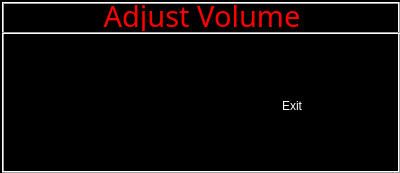
<?xml version="1.0" encoding="UTF-8"?>
<ui version="4.0">
 <class>frmVolume</class>
 <widget class="QDialog" name="frmVolume">
  <property name="geometry">
   <rect>
    <x>0</x>
    <y>0</y>
    <width>400</width>
    <height>173</height>
   </rect>
  </property>
  <property name="palette">
   <palette>
    <active>
     <colorrole role="WindowText">
      <brush brushstyle="SolidPattern">
       <color alpha="255">
        <red>255</red>
        <green>255</green>
        <blue>255</blue>
       </color>
      </brush>
     </colorrole>
     <colorrole role="Text">
      <brush brushstyle="SolidPattern">
       <color alpha="255">
        <red>248</red>
        <green>248</green>
        <blue>248</blue>
       </color>
      </brush>
     </colorrole>
     <colorrole role="ButtonText">
      <brush brushstyle="SolidPattern">
       <color alpha="255">
        <red>255</red>
        <green>255</green>
        <blue>255</blue>
       </color>
      </brush>
     </colorrole>
     <colorrole role="Base">
      <brush brushstyle="SolidPattern">
       <color alpha="255">
        <red>0</red>
        <green>0</green>
        <blue>0</blue>
       </color>
      </brush>
     </colorrole>
     <colorrole role="Window">
      <brush brushstyle="SolidPattern">
       <color alpha="255">
        <red>0</red>
        <green>0</green>
        <blue>0</blue>
       </color>
      </brush>
     </colorrole>
    </active>
    <inactive>
     <colorrole role="WindowText">
      <brush brushstyle="SolidPattern">
       <color alpha="255">
        <red>255</red>
        <green>255</green>
        <blue>255</blue>
       </color>
      </brush>
     </colorrole>
     <colorrole role="Text">
      <brush brushstyle="SolidPattern">
       <color alpha="255">
        <red>248</red>
        <green>248</green>
        <blue>248</blue>
       </color>
      </brush>
     </colorrole>
     <colorrole role="ButtonText">
      <brush brushstyle="SolidPattern">
       <color alpha="255">
        <red>255</red>
        <green>255</green>
        <blue>255</blue>
       </color>
      </brush>
     </colorrole>
     <colorrole role="Base">
      <brush brushstyle="SolidPattern">
       <color alpha="255">
        <red>0</red>
        <green>0</green>
        <blue>0</blue>
       </color>
      </brush>
     </colorrole>
     <colorrole role="Window">
      <brush brushstyle="SolidPattern">
       <color alpha="255">
        <red>0</red>
        <green>0</green>
        <blue>0</blue>
       </color>
      </brush>
     </colorrole>
    </inactive>
    <disabled>
     <colorrole role="WindowText">
      <brush brushstyle="SolidPattern">
       <color alpha="255">
        <red>122</red>
        <green>122</green>
        <blue>122</blue>
       </color>
      </brush>
     </colorrole>
     <colorrole role="Text">
      <brush brushstyle="SolidPattern">
       <color alpha="255">
        <red>122</red>
        <green>122</green>
        <blue>122</blue>
       </color>
      </brush>
     </colorrole>
     <colorrole role="ButtonText">
      <brush brushstyle="SolidPattern">
       <color alpha="255">
        <red>122</red>
        <green>122</green>
        <blue>122</blue>
       </color>
      </brush>
     </colorrole>
     <colorrole role="Base">
      <brush brushstyle="SolidPattern">
       <color alpha="255">
        <red>0</red>
        <green>0</green>
        <blue>0</blue>
       </color>
      </brush>
     </colorrole>
     <colorrole role="Window">
      <brush brushstyle="SolidPattern">
       <color alpha="255">
        <red>0</red>
        <green>0</green>
        <blue>0</blue>
       </color>
      </brush>
     </colorrole>
    </disabled>
   </palette>
  </property>
  <property name="windowTitle">
   <string>Dialog</string>
  </property>
  <widget class="QFrame" name="frame">
   <property name="geometry">
    <rect>
     <x>2</x>
     <y>2</y>
     <width>398</width>
     <height>171</height>
    </rect>
   </property>
   <property name="frameShape">
    <enum>QFrame::Box</enum>
   </property>
   <property name="frameShadow">
    <enum>QFrame::Raised</enum>
   </property>
   <widget class="SKG_Button" name="btnDown">
    <property name="geometry">
     <rect>
      <x>140</x>
      <y>68</y>
      <width>111</width>
      <height>71</height>
     </rect>
    </property>
    <property name="autoFillBackground">
     <bool>true</bool>
    </property>
    <property name="pixmap">
     <pixmap>resources/arrow-bold-down.jpg</pixmap>
    </property>
   </widget>
   <widget class="SKG_Button" name="btnUp">
    <property name="geometry">
     <rect>
      <x>11</x>
      <y>68</y>
      <width>101</width>
      <height>71</height>
     </rect>
    </property>
    <property name="autoFillBackground">
     <bool>true</bool>
    </property>
    <property name="pixmap">
     <pixmap>resources/arrow-bold-up.jpg</pixmap>
    </property>
   </widget>
   <widget class="QLabel" name="lblHeader">
    <property name="geometry">
     <rect>
      <x>0</x>
      <y>-2</y>
      <width>400</width>
      <height>31</height>
     </rect>
    </property>
    <property name="palette">
     <palette>
      <active>
       <colorrole role="WindowText">
        <brush brushstyle="SolidPattern">
         <color alpha="255">
          <red>255</red>
          <green>0</green>
          <blue>0</blue>
         </color>
        </brush>
       </colorrole>
       <colorrole role="Text">
        <brush brushstyle="SolidPattern">
         <color alpha="255">
          <red>255</red>
          <green>0</green>
          <blue>0</blue>
         </color>
        </brush>
       </colorrole>
      </active>
      <inactive>
       <colorrole role="WindowText">
        <brush brushstyle="SolidPattern">
         <color alpha="255">
          <red>255</red>
          <green>0</green>
          <blue>0</blue>
         </color>
        </brush>
       </colorrole>
       <colorrole role="Text">
        <brush brushstyle="SolidPattern">
         <color alpha="255">
          <red>255</red>
          <green>0</green>
          <blue>0</blue>
         </color>
        </brush>
       </colorrole>
      </inactive>
      <disabled>
       <colorrole role="WindowText">
        <brush brushstyle="SolidPattern">
         <color alpha="255">
          <red>133</red>
          <green>131</green>
          <blue>127</blue>
         </color>
        </brush>
       </colorrole>
       <colorrole role="Text">
        <brush brushstyle="SolidPattern">
         <color alpha="255">
          <red>133</red>
          <green>131</green>
          <blue>127</blue>
         </color>
        </brush>
       </colorrole>
      </disabled>
     </palette>
    </property>
    <property name="font">
     <font>
      <family>Digital-7</family>
      <pointsize>22</pointsize>
     </font>
    </property>
    <property name="text">
     <string>Adjust Volume</string>
    </property>
    <property name="alignment">
     <set>Qt::AlignCenter</set>
    </property>
   </widget>
   <widget class="SKG_Button" name="btnExit">
    <property name="geometry">
     <rect>
      <x>280</x>
      <y>68</y>
      <width>111</width>
      <height>71</height>
     </rect>
    </property>
    <property name="autoFillBackground">
     <bool>true</bool>
    </property>
    <property name="text">
     <string>Exit</string>
    </property>
   </widget>
   <widget class="Line" name="line">
    <property name="geometry">
     <rect>
      <x>0</x>
      <y>30</y>
      <width>400</width>
      <height>3</height>
     </rect>
    </property>
    <property name="orientation">
     <enum>Qt::Horizontal</enum>
    </property>
   </widget>
  </widget>
 </widget>
 <customwidgets>
  <customwidget>
   <class>SKG_Button</class>
   <extends>QLabel</extends>
   <header>skg_button.h</header>
  </customwidget>
 </customwidgets>
 <resources/>
 <connections/>
</ui>
